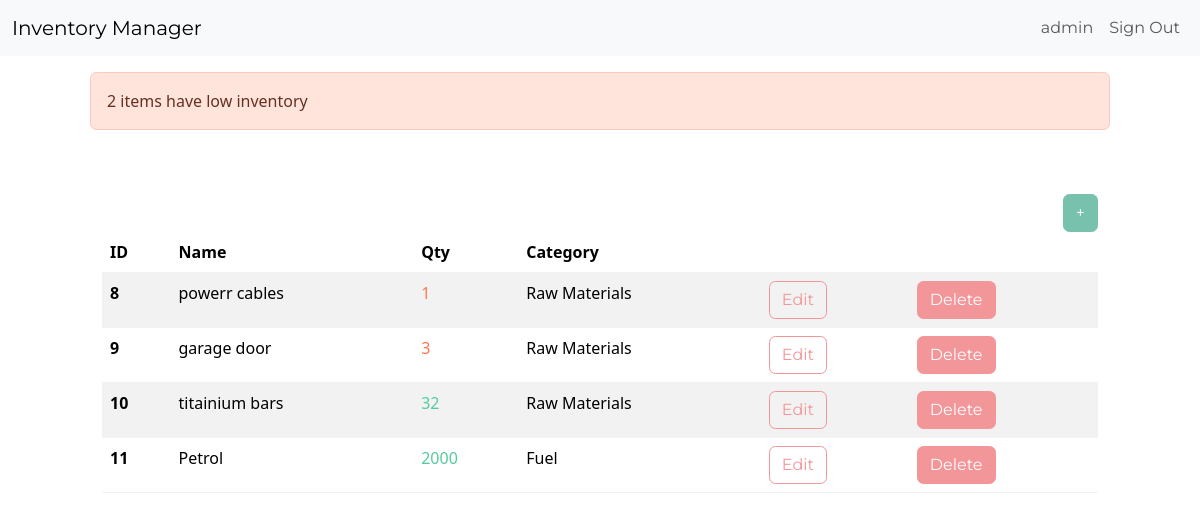
Page /dashboard/ (signed in) on the earlier database version.
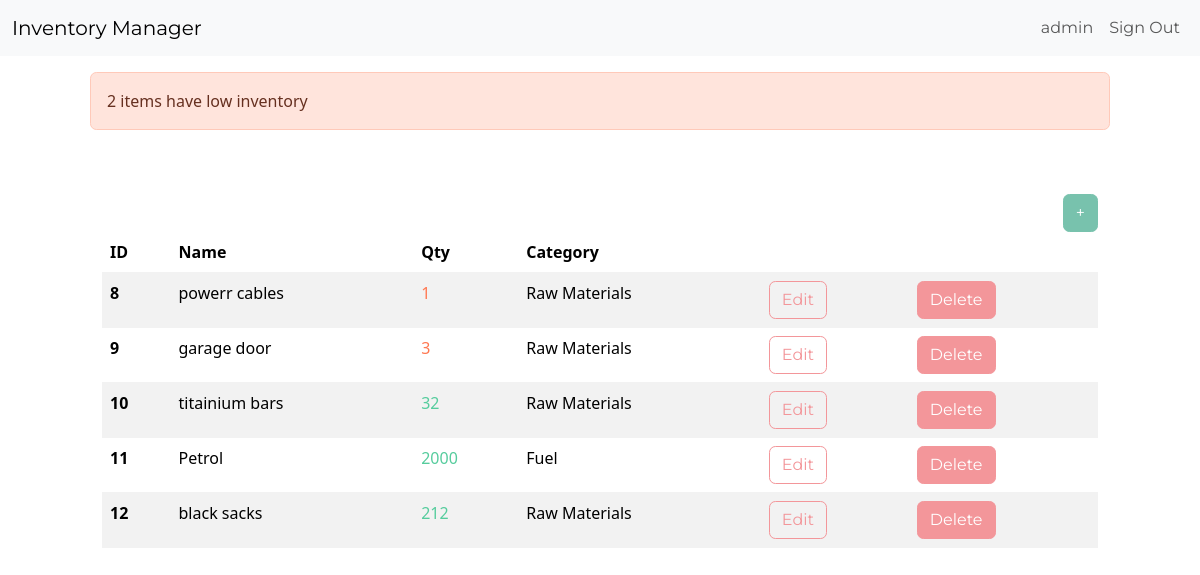
Same page on the later database version.
### inventory/models.py (models this page shows, shortened)
class InventoryItem(models.Model):
	name = models.CharField(max_length=200)
	quantity = models.IntegerField()
	category = models.ForeignKey('Category', on_delete=models.SET_NULL, blank=True, null=True)
	date_created = models.DateTimeField(auto_now_add=True)
	user = models.ForeignKey(User, on_delete=models.CASCADE)

class Category(models.Model):
	name = models.CharField(max_length=200)
	class Meta:
		verbose_name_plural = 'categories'

### inventory/views.py (the view)
# urls.py: path('dashboard/', Dashboard.as_view(), name='dashboard'),
class Dashboard(LoginRequiredMixin, View):
	def get(self, request):
		items = InventoryItem.objects.filter(user=self.request.user.id).order_by('id')
		low_inventory = InventoryItem.objects.filter(
			user=self.request.user.id,
			quantity__lte=LOW_QUANTITY
		)
		if low_inventory.count() > 0:
			if low_inventory.count() > 1:
				messages.error(request, f'{low_inventory.count()} items have low inventory')
			else:
				messages.error(request, f'{low_inventory.count()} item has low inventory')
		low_inventory_ids = InventoryItem.objects.filter(
			user=self.request.user.id,
			quantity__lte=LOW_QUANTITY
		).values_list('id', flat=True)
		return render(request, 'inventory/dashboard.html', {'items': items, 'low_inventory_ids': low_inventory_ids})

### inventory/templates/inventory/dashboard.html (shortened to what this page needs)
{% extends 'inventory/base.html' %}
{% block content %}
	{% if messages %}
		<div class="row mt-3">
			{% for message in messages %}
				{% if message.tags == 'error' %}
					<div class="col-md-10 col-12 mx-auto alert alert-danger">
						{{ message }}
					</div>
				{% else %}
					<div class="col-md-10 col-12 mx-auto alert alert-success">
						{{ message }}
					</div>
				{% endif %}
			{% endfor %}
		</div>
	{% endif %}
	<div class="row">
		<div class="col-md-10 col-12 mx-auto mt-5">
			<div class="d-flex justify-content-end">
				<a href="{% url 'add-item' %}" class="btn btn-primary">+</a>
			</div>
			<table class="table table-hover table-striped">
				<thead>
					<tr>
						<th scope="col">ID</th>
						<th scope="col">Name</th>
						<th scope="col">Qty</th>
						<th scope="col">Category</th>
						<th scope="col"></th>
						<th scope="col"></th>
					</tr>
				</thead>
				<tbody>
					{% for item in items %}
					<tr>
						<th scope="row">{{ item.id }}</th>
						<td>{{ item.name }}</td>
						{% if item.id in low_inventory_ids %}
							<td class="text-danger">{{ item.quantity }}</td>
						{% else %}
							<td class="text-success">{{ item.quantity }}</td>
						{% endif %}
						<td>{{ item.category.name }}</td>
						<td><a href="{% url 'edit-item' item.id %}" class="btn btn-outline-secondary">Edit</a></td>
						<td><a href="{% url 'delete-item' item.id %}" class="btn btn-secondary">Delete</a></td>
					</tr>
					{% endfor %}
				</tbody>
			</table>
		</div>
	</div>
{% endblock content %}

Differences in the rows shown:
added InventoryItem: id "12", name "black sacks", quantity "212", category.name "Raw Materials"
